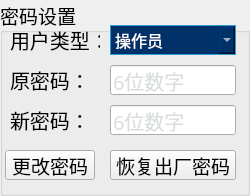
  <widget class="QGroupBox" name="gBox_setPasswd">
   <property name="geometry">
    <rect>
     <x>5</x>
     <y>15</y>
     <width>250</width>
     <height>196</height>
    </rect>
   </property>
   <property name="font">
    <font>
     <family>文泉驿等宽微米黑</family>
     <pointsize>14</pointsize>
     <weight>50</weight>
     <italic>false</italic>
     <bold>false</bold>
    </font>
   </property>
   <property name="styleSheet">
    <string notr="true">QComboBox {
	border:1px solid  rgb(53, 156, 212);
	color: rgb(255, 255, 255);
	font: 12pt &quot;文泉驿等宽微米黑&quot;;
   background-color: rgb(0, 50, 105);
}
QComboBox::item {	
	font: 12pt &quot;文泉驿等宽微米黑&quot;;
	color: rgb(255, 255, 255);
    background-color: rgb(0, 50, 105);
	selection-background-color: rgb(0, 170, 255);
}</string>
   </property>
   <property name="title">
    <string>密码设置</string>
   </property>
   <widget class="QLineEdit" name="lineEdit_newPasswd">
    <property name="geometry">
     <rect>
      <x>110</x>
      <y>105</y>
      <width>126</width>
      <height>30</height>
     </rect>
    </property>
    <property name="font">
     <font>
      <family>文泉驿等宽微米黑</family>
      <pointsize>15</pointsize>
      <weight>50</weight>
      <italic>false</italic>
      <bold>false</bold>
     </font>
    </property>
    <property name="focusPolicy">
     <enum>Qt::ClickFocus</enum>
    </property>
    <property name="styleSheet">
     <string notr="true">color: rgb(182, 188, 190);</string>
    </property>
    <property name="text">
     <string/>
    </property>
    <property name="maxLength">
     <number>6</number>
    </property>
    <property name="echoMode">
     <enum>QLineEdit::Password</enum>
    </property>
    <property name="placeholderText">
     <string>6位数字</string>
    </property>
   </widget>
   <widget class="QPushButton" name="pBtn_updatePasswd">
    <property name="geometry">
     <rect>
      <x>5</x>
      <y>150</y>
      <width>90</width>
      <height>30</height>
     </rect>
    </property>
    <property name="font">
     <font>
      <family>文泉驿等宽微米黑</family>
      <pointsize>14</pointsize>
      <weight>50</weight>
      <italic>false</italic>
      <bold>false</bold>
     </font>
    </property>
    <property name="focusPolicy">
     <enum>Qt::NoFocus</enum>
    </property>
    <property name="text">
     <string>更改密码</string>
    </property>
   </widget>
   <widget class="QLabel" name="lb_userType">
    <property name="geometry">
     <rect>
      <x>10</x>
      <y>25</y>
      <width>90</width>
      <height>30</height>
     </rect>
    </property>
    <property name="font">
     <font>
      <family>文泉驿等宽微米黑</family>
      <pointsize>15</pointsize>
      <weight>50</weight>
      <italic>false</italic>
      <bold>false</bold>
     </font>
    </property>
    <property name="text">
     <string>用户类型：</string>
    </property>
   </widget>
   <widget class="QComboBox" name="comboBox_userType">
    <property name="geometry">
     <rect>
      <x>110</x>
      <y>25</y>
      <width>126</width>
      <height>30</height>
     </rect>
    </property>
    <property name="font">
     <font>
      <family>文泉驿等宽微米黑</family>
      <pointsize>12</pointsize>
      <weight>50</weight>
      <italic>false</italic>
      <bold>false</bold>
     </font>
    </property>
    <property name="focusPolicy">
     <enum>Qt::NoFocus</enum>
    </property>
    <property name="styleSheet">
     <string notr="true"/>
    </property>
    <property name="maxVisibleItems">
     <number>3</number>
    </property>
    <property name="maxCount">
     <number>3</number>
    </property>
    <item>
     <property name="text">
      <string>操作员</string>
     </property>
    </item>
    <item>
     <property name="text">
      <string>管理员</string>
     </property>
    </item>
   </widget>
   <widget class="QLabel" name="lb_oldPasswd">
    <property name="geometry">
     <rect>
      <x>10</x>
      <y>65</y>
      <width>90</width>
      <height>30</height>
     </rect>
    </property>
    <property name="font">
     <font>
      <family>文泉驿等宽微米黑</family>
      <pointsize>15</pointsize>
      <weight>50</weight>
      <italic>false</italic>
      <bold>false</bold>
     </font>
    </property>
    <property name="text">
     <string>原密码：</string>
    </property>
   </widget>
   <widget class="QLabel" name="lb_newPasswd">
    <property name="geometry">
     <rect>
      <x>10</x>
      <y>105</y>
      <width>90</width>
      <height>30</height>
     </rect>
    </property>
    <property name="font">
     <font>
      <family>文泉驿等宽微米黑</family>
      <pointsize>15</pointsize>
      <weight>50</weight>
      <italic>false</italic>
      <bold>false</bold>
     </font>
    </property>
    <property name="text">
     <string>新密码：</string>
    </property>
   </widget>
   <widget class="QPushButton" name="pBtn_recoverPasswd">
    <property name="geometry">
     <rect>
      <x>110</x>
      <y>150</y>
      <width>126</width>
      <height>30</height>
     </rect>
    </property>
    <property name="font">
     <font>
      <family>文泉驿等宽微米黑</family>
      <pointsize>14</pointsize>
      <weight>50</weight>
      <italic>false</italic>
      <bold>false</bold>
     </font>
    </property>
    <property name="focusPolicy">
     <enum>Qt::NoFocus</enum>
    </property>
    <property name="text">
     <string>恢复出厂密码</string>
    </property>
   </widget>
   <widget class="QLineEdit" name="lineEdit_oldPasswd">
    <property name="geometry">
     <rect>
      <x>110</x>
      <y>65</y>
      <width>126</width>
      <height>30</height>
     </rect>
    </property>
    <property name="font">
     <font>
      <family>文泉驿等宽微米黑</family>
      <pointsize>15</pointsize>
      <weight>50</weight>
      <italic>false</italic>
      <bold>false</bold>
     </font>
    </property>
    <property name="focusPolicy">
     <enum>Qt::ClickFocus</enum>
    </property>
    <property name="styleSheet">
     <string notr="true">color: rgb(182, 188, 190);</string>
    </property>
    <property name="maxLength">
     <number>6</number>
    </property>
    <property name="echoMode">
     <enum>QLineEdit::Password</enum>
    </property>
    <property name="placeholderText">
     <string>6位数字</string>
    </property>
   </widget>
  </widget>
